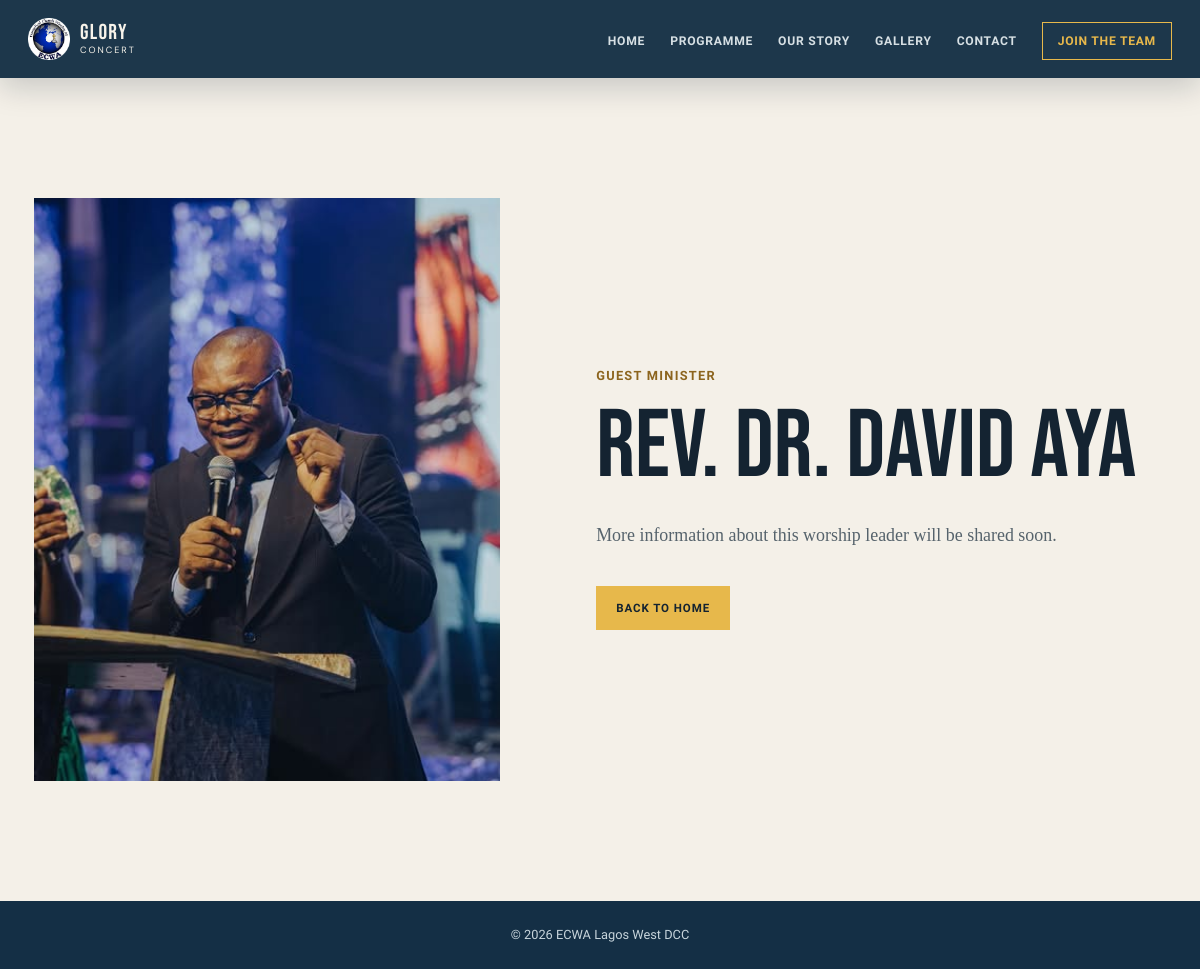
Screenshot of /minister/1 with the database file from the repository.
### tables this page shows
CREATE TABLE ministers (
            id INTEGER PRIMARY KEY AUTOINCREMENT,
            name TEXT NOT NULL,
            role TEXT NOT NULL,
            image TEXT NOT NULL
        , slug TEXT, bio TEXT);

### app.py (the view)
@app.route('/minister/<int:minister_id>')
def minister_profile(minister_id):
    minister = get_db().execute('SELECT * FROM ministers WHERE id=?', (minister_id,)).fetchone()
    if minister is None:
        abort(404)
    return render_template('minister-profile.html', minister=minister)

### app.py (called while the page is built)
def ensure_column(db, table, column, definition):
    columns = {row[1] for row in db.execute(f'PRAGMA table_info({table})')}
    if column not in columns:
        db.execute(f'ALTER TABLE {table} ADD COLUMN {column} {definition}')

@app.before_request
def protect_requests():
    if request.method == 'POST':
        now = monotonic()
        address = request.remote_addr or 'unknown'
        recent = [stamp for stamp in rate_limit_store.get(address, []) if now - stamp < RATE_LIMIT_WINDOW]
        if len(recent) >= RATE_LIMIT_MAX_REQUESTS:
            return jsonify(success=False, message='Too many requests. Please try again shortly.'), 429
        recent.append(now)
        rate_limit_store[address] = recent
        session_token = session.get('_csrf_token')
        supplied = request.form.get('_csrf_token') or request.headers.get('X-CSRF-Token')
        if not session_token or supplied != session_token:
            return jsonify(success=False, message='Invalid security token.'), 400

@app.teardown_appcontext
def close_connection(exception):
    db = getattr(g, '_database', None)
    if db is not None: db.close()

@app.after_request
def add_security_headers(response):
    response.headers.setdefault('X-Content-Type-Options', 'nosniff')
    response.headers.setdefault('X-Frame-Options', 'SAMEORIGIN')
    response.headers.setdefault('Referrer-Policy', 'strict-origin-when-cross-origin')
    response.headers.setdefault('Permissions-Policy', 'camera=(), microphone=(), geolocation=()')
    return response

### templates/minister-profile.html (shortened to what this page needs)
<!doctype html>
<html lang="en">
<head>
    <link rel="stylesheet" href="{{ url_for('static', filename='style.css') }}">
    <link rel="stylesheet" href="https://unpkg.com/aos@2.3.1/dist/aos.css">
</head>
<body class="clean-page">
    <nav class="site-nav">
        <div class="site-nav-inner">
            <a class="site-brand" href="{{ url_for('index') }}"><img src="{{ url_for('static', filename='images/ECWA LOGO-modified.png') }}" alt="ECWA logo"><span>GLORY<small>CONCERT</small></span></a>
            <ul class="site-menu">
                <li><a href="{{ url_for('index') }}">Home</a></li>
                <li><a href="{{ url_for('events') }}">Programme</a></li>
                <li><a href="{{ url_for('about') }}">Our story</a></li>
                <li><a href="{{ url_for('gallery_page') }}">Gallery</a></li>
                <li><a href="{{ url_for('contact') }}">Contact</a></li>
                <li><a class="nav-cta" href="{{ url_for('volunteer') }}">Join the team</a></li>
            </ul>
        </div>
    </nav>
    <main class="minister-profile-page" data-aos="fade-up">
        <div class="minister-profile-image"><img src="{{ url_for('static', filename='images/' ~ minister.image) }}" alt="{{ minister.name }}"></div>
        <div class="minister-profile-copy">
            <p class="minister-profile-role">{{ minister.role }}</p>
            <h1>{{ minister.name }}</h1>
            <div class="minister-profile-bio">{{ minister.bio or 'More information about this worship leader will be shared soon.' }}</div>
            <a class="button button-gold" href="{{ url_for('index') }}">Back to home</a>
        </div>
    </main>
    <footer class="simple-footer"><p>&copy; 2026 ECWA Lagos West DCC</p></footer>
</body>
</html>

### static/style.css (style rules this page uses)
* { margin: 0; padding: 0; box-sizing: border-box; }
html { scroll-behavior: smooth; }
body { font-family: 'Righteous', cursive; background: #191970; color: #FFFFFF; overflow-x: hidden; min-height: 100vh; padding-top: var(--navbar-height); }
img, video, iframe { max-width: 100%; height: auto; }
:root { --navbar-height: 70px; }
p { font-size: 1.2rem; line-height: 1.6; margin-bottom: 20px; }
@media (max-width: 1200px) { p { font-size: 1.1rem; } }
:root { --surface: #10243a; --surface-raised: #17334d; --ink-muted: #b6c7d6; --accent: #e7b84b; }
body { background: #081827; color: #f5f7f9; }
.site-nav { background: rgba(20, 47, 69, 0.96); box-shadow: 0 10px 30px rgba(8, 24, 39, 0.18); color: #f7f3ea; left: 0; position: sticky; right: 0; top: 0; z-index: 20; }
.site-nav-inner { align-items: center; display: flex; justify-content: space-between; margin: 0 auto; max-width: 1240px; min-height: 78px; padding: 0 28px; }
.site-brand { align-items: center; color: #f7f3ea; display: inline-flex; font-family: 'Bebas Neue', sans-serif; font-size: 1.35rem; gap: 10px; letter-spacing: 0.06em; line-height: 0.8; text-decoration: none; }
.site-brand img { height: 42px; object-fit: contain; width: 42px; }
.site-brand small { display: block; font-family: 'DM Sans', sans-serif; font-size: 0.42em; letter-spacing: 0.22em; margin-top: 5px; }
.site-menu { align-items: center; display: flex; gap: 25px; list-style: none; margin: 0; padding: 0; }
.site-menu a { color: #d7e0e4; font-size: 0.76rem; font-weight: 700; letter-spacing: 0.06em; text-decoration: none; text-transform: uppercase; }
.site-menu .nav-cta { border: 1px solid #e7b84b; color: #e7b84b; padding: 11px 15px; }
.button { display: inline-block; font-size: 0.72rem; font-weight: 700; letter-spacing: 0.08em; padding: 15px 20px; text-decoration: none; text-transform: uppercase; }
.button-gold { background: #e7b84b; color: #142331; }
.clean-page { background: #f4f0e8; color: #142331; padding-top: 0; }
.minister-profile-page { display: grid; grid-template-columns: minmax(280px, 0.9fr) minmax(0, 1.1fr); gap: clamp(36px, 8vw, 110px); margin: 0 auto; max-width: 1180px; min-height: 72vh; padding: clamp(56px, 10vw, 140px) 24px; align-items: center; }
.minister-profile-image img { aspect-ratio: 4 / 5; display: block; object-fit: cover; width: 100%; }
.minister-profile-role { color: #8c641e; font-family: 'Orbitron', monospace; font-size: 0.8rem; font-weight: 700; letter-spacing: 0.1em; margin: 18px 0; text-transform: uppercase; }
.minister-profile-copy h1 { color: #142331; font-family: 'Bebas Neue', sans-serif; font-size: clamp(3.4rem, 8vw, 7rem); font-weight: 400; line-height: 0.9; margin: 0 0 28px; }
.minister-profile-bio { color: #56636c; font-family: Georgia, serif; font-size: 1.12rem; line-height: 1.85; margin-bottom: 34px; max-width: 620px; white-space: pre-line; }
.simple-footer { background: #142f45; color: #c8d5dc; padding: 24px; text-align: center; }
.simple-footer p { font-size: 0.8rem; margin: 0; }

### rows the page displays
ministers: image (picture), role "GUEST MINISTER", name "Rev. Dr. David Aya"
